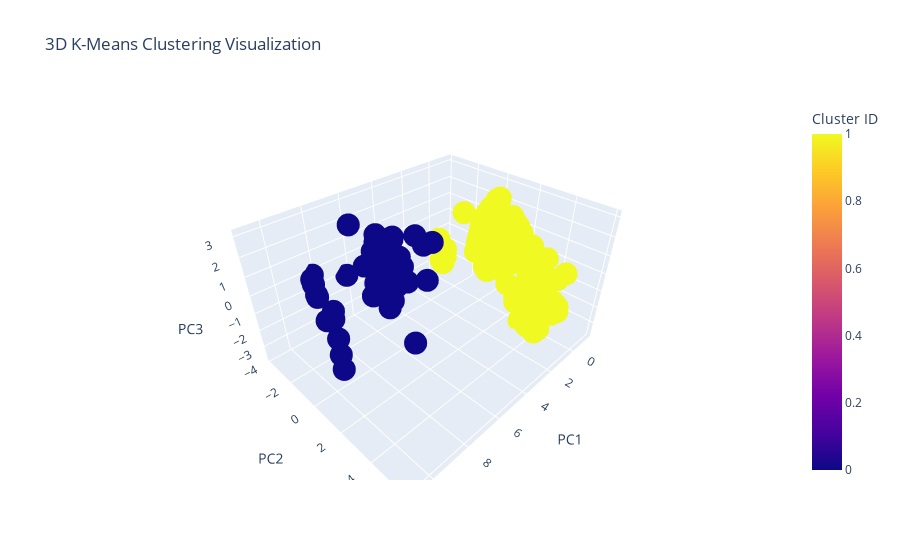

This figure's notebook cell:
### Code cell
import plotly.express as px
import pandas as pd
from sklearn.decomposition import PCA
from sklearn.cluster import KMeans

# Assuming X_train, X_test, and y_test are already defined

# Train the K-Means clustering model
kmeans = KMeans(n_clusters=2, random_state=42)
kmeans.fit(X_train)

# Predict the clusters for the test data
y_pred = kmeans.predict(X_test)

# Reduce the data to 3 components using PCA for 3D visualization
pca = PCA(n_components=3)
X_test_3D = pca.fit_transform(X_test)

# Create a DataFrame for easy plotting with Plotly
df = pd.DataFrame(X_test_3D, columns=['PCA Component 1', 'PCA Component 2', 'PCA Component 3'])
df['Cluster'] = y_pred

# Create the interactive 3D scatter plot
fig = px.scatter_3d(df, 
                    x='PCA Component 1', 
                    y='PCA Component 2', 
                    z='PCA Component 3', 
                    color='Cluster', 
                    title="3D K-Means Clustering Visualization",
                    labels={'PCA Component 1': 'PC1', 
                            'PCA Component 2': 'PC2', 
                            'PCA Component 3': 'PC3', 
                            'Cluster': 'Cluster ID'})

# Show the plot
fig.show()

### Figure 1 — Plotly figure (JSON) as saved in the notebook; plotly's stock layout.template omitted (floating-point values rounded to 4 significant figures; data arrays with more than 128 entries replaced by an {"elided": "..."} marker saying what was removed)
{"data": [{"hovertemplate": "PC1=%{x}<br>PC2=%{y}<br>PC3=%{z}<br>Cluster ID=%{marker.color}<extra></extra>", "legendgroup": "", "marker": {"color": {"elided": "615 int values"}, "coloraxis": "coloraxis", "symbol": "circle"}, "mode": "markers", "name": "", "scene": "scene", "showlegend": false, "type": "scatter3d", "x": {"elided": "615 float values"}, "y": {"elided": "615 float values"}, "z": {"elided": "615 float values"}}], "layout": {"coloraxis": {"colorbar": {"title": {"text": "Cluster ID"}}, "colorscale": [[0, "#0d0887"], [0.1111, "#46039f"], [0.2222, "#7201a8"], [0.3333, "#9c179e"], [0.4444, "#bd3786"], [0.5556, "#d8576b"], [0.6667, "#ed7953"], [0.7778, "#fb9f3a"], [0.8889, "#fdca26"], [1, "#f0f921"]]}, "legend": {"tracegroupgap": 0}, "scene": {"domain": {"x": [0, 1], "y": [0, 1]}, "xaxis": {"title": {"text": "PC1"}}, "yaxis": {"title": {"text": "PC2"}}, "zaxis": {"title": {"text": "PC3"}}}, "title": {"text": "3D K-Means Clustering Visualization"}}}
